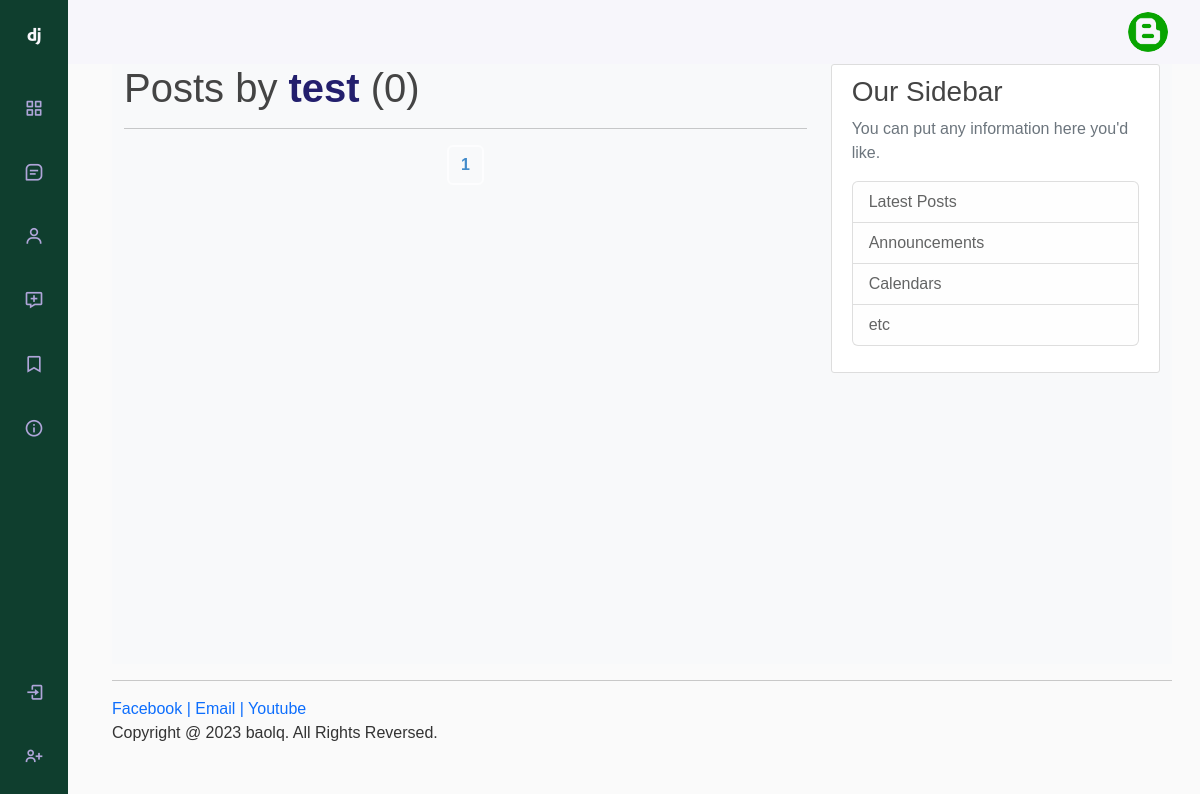
The page /blog/user/test/ on the database as committed earlier.
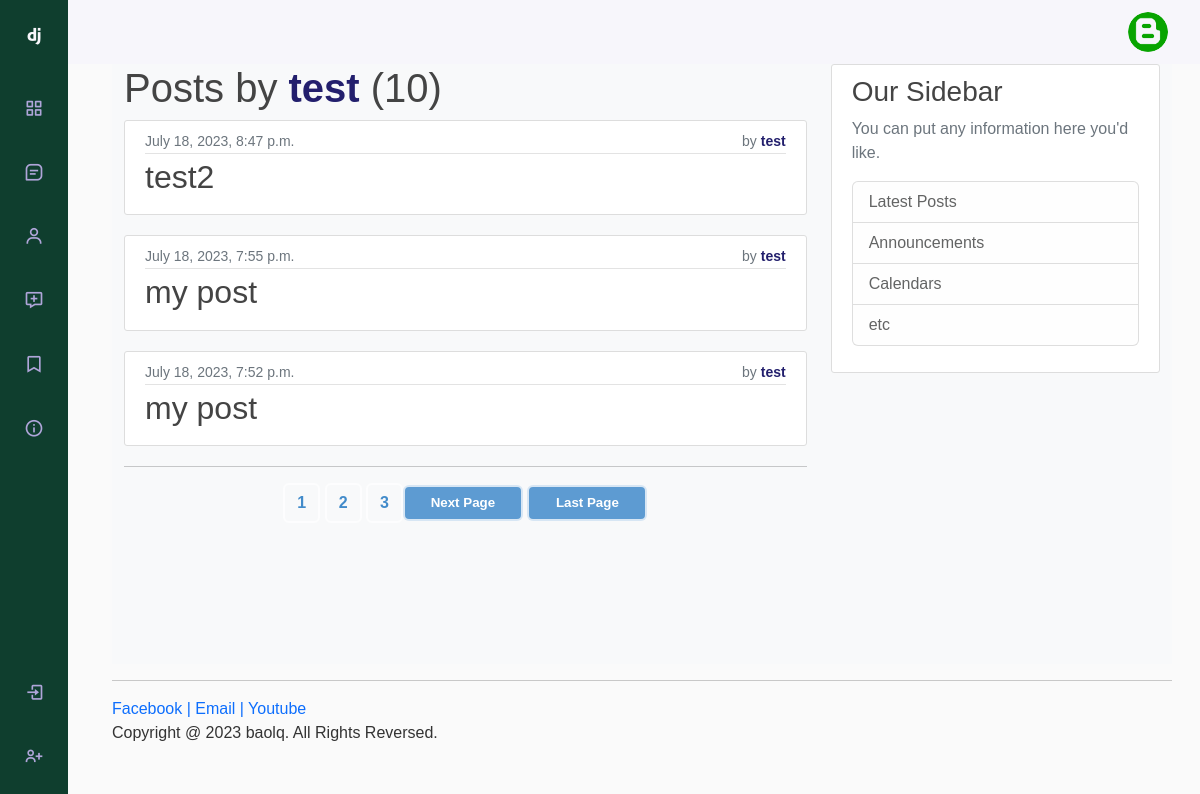
The same page on the database as committed later.
### blog/models.py (models this page shows, shortened)
class Post(models.Model):
    title = models.CharField(max_length=100)
    author = models.ForeignKey(settings.AUTH_USER_MODEL, default=1, on_delete=models.CASCADE, related_name='blog_post')
    body = models.TextField()
    image = models.ImageField(null=True, blank=True, upload_to = "images/")
    date = models.DateTimeField(auto_now_add=True)

### blog/views.py (the view)
# urls.py: path('user/<str:username>/', views.UserPostListView.as_view(), name='user_posts'),
class UserPostListView(ListView):       #------------------------------ class-base view | Method_1
    model = Post
    template_name = 'blogs/user_posts.html'
    context_object_name = 'Posts'
    paginate_by = 3
    def get_queryset(self):
        user = get_object_or_404(User, username=self.kwargs.get('username'))
        return Post.objects.filter(author=user).order_by('-date')

### blog/templates/blogs/user_posts.html (shortened to what this page needs)
{% extends 'pages/base.html' %}
{% block content %}
    <h1>Posts by <span class="author">{{ view.kwargs.username }}</span> ({{page_obj.paginator.count}})</h1>
    {% for post in Posts %}
        <article class="media content-section">
            <div class="article-metadata">
            <small class="text-muted">
                {{ post.date }}
                <div>
                    by
                    <span class="author"> {{ post.author }}</span>
                </div>
            </small>
            </div>
            <div class="blog-img">
                <h2><a class="article-title" href="/blog/post/{{post.pk}}">{{ post.title }}</a></h2>
            </div>
        </article>
    {% endfor %}
    <hr>
    <div class="flex-container paginator">
        <div>
            {% for num in page_obj.paginator.page_range %}
                {% if page_obj.number == num %}
                    <a class="btn btn-info mb-4 paginfo-btn" href="{{ request.path }}?page={{num}}">{{num}}</a>
                {% elif num > page_obj.number|add:'-3' and num < page_obj.number|add:'3' %}
                    <a class="btn btn-info mb-4 paginfo-btn" href="{{ request.path }}?page={{num}}">{{num}}</a>
                {% endif %}
            {% endfor %}
        </div>
        {% if page_obj.has_next %}
            <div>
                <a class="btn btn-outline-info mb-4 pag-btn" href="{{ request.path }}?page={{page_obj.next_page_number}}">Next Page</a>
                <a class="btn btn-outline-info mb-4 pag-btn" href="{{ request.path }}?page={{ page_obj.paginator.num_pages }}">Last Page</a>
            </div>
        {% endif %}
    </div>
{% endblock %}

Rows that differ between the two databases and show on the page:
added Post: date "July 18, 2023, 8:47 p.m.", author "test", title "test2"
added Post: date "July 18, 2023, 7:55 p.m.", author "test", title "my post"
added Post: date "July 18, 2023, 7:52 p.m.", author "test", title "my post"
Other text that changed with them:
{{ page_obj.paginator.count }}: "0" → "10"
new list line: "2"
new list line: "3"
text now shown: "Next Page Last Page"
